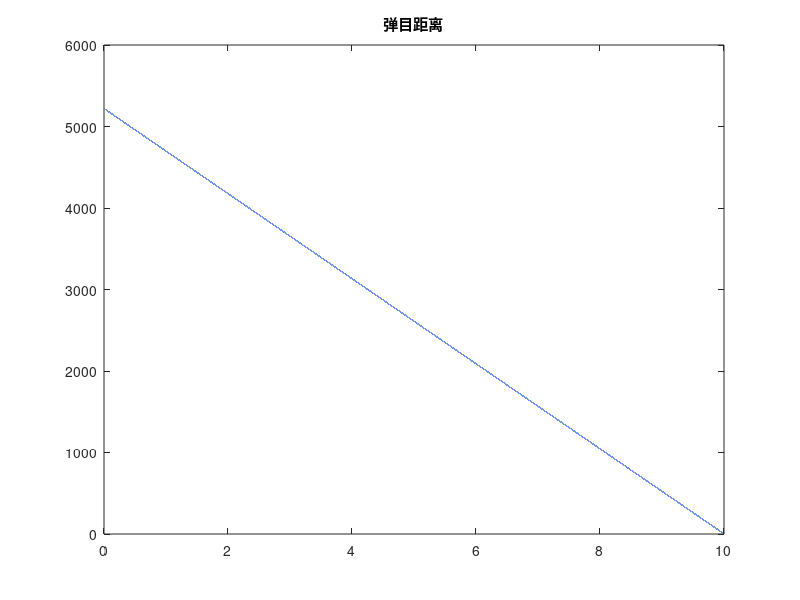

MATLAB code for this plot:
Vm=300;
Vt=240;
l=5000;
h=1500;
beit=150/180*pi;
f0=100e6;
Ut=10;
fai=pi/18;
omig0=2*pi*f0;
c=3e8;
Vr=sqrt(Vm^2+Vt^2-2*Vm*Vt*cos(beit));
a=asin(Vt/Vr*sin(beit));
t=1e-4:1e-4:10;
t1=(1e-9:1e-9:1e-4)';
T=t';
l1=l-Vm.*t*cos(30/180*pi)-Vt.*t;
l2=h-Vm.*t*sin(30/180*pi);
R=sqrt(l1.^2+l2.^2);
gama=atan(l2./l1);
sit=30/180*pi-a-gama;
VR=Vr.*cos(sit);
ut=Ut.*cos(omig0.*t+fai);%发射信号
lanmt0=c/f0;
Fd=2.*VR/lanmt0;
omigd=2*pi.*Fd;
u=Ut./(R.^2).*cos((omig0+omigd).*t+fai);%回波信号
U=u';
plot(t,R);
title('弹目距离');
huibo=[T,U];